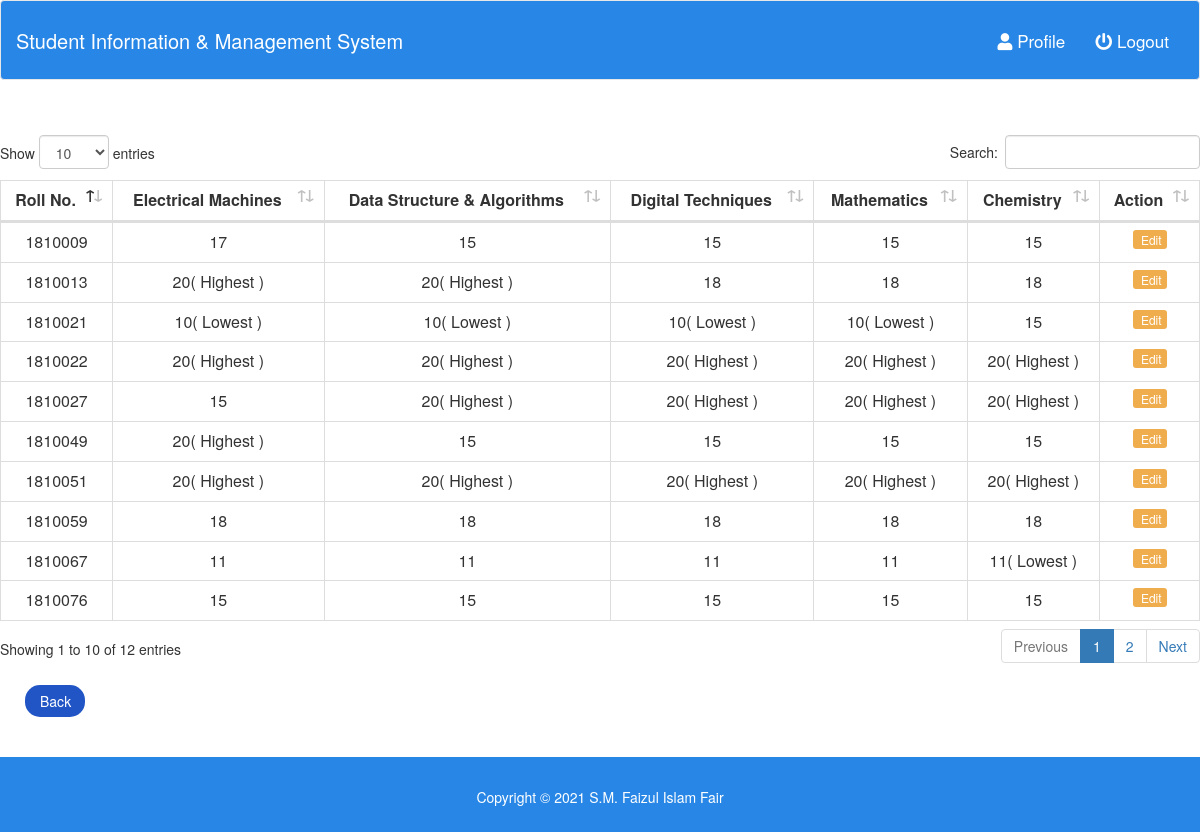
The app's page /admin/ct1display.php (signed in), older data.
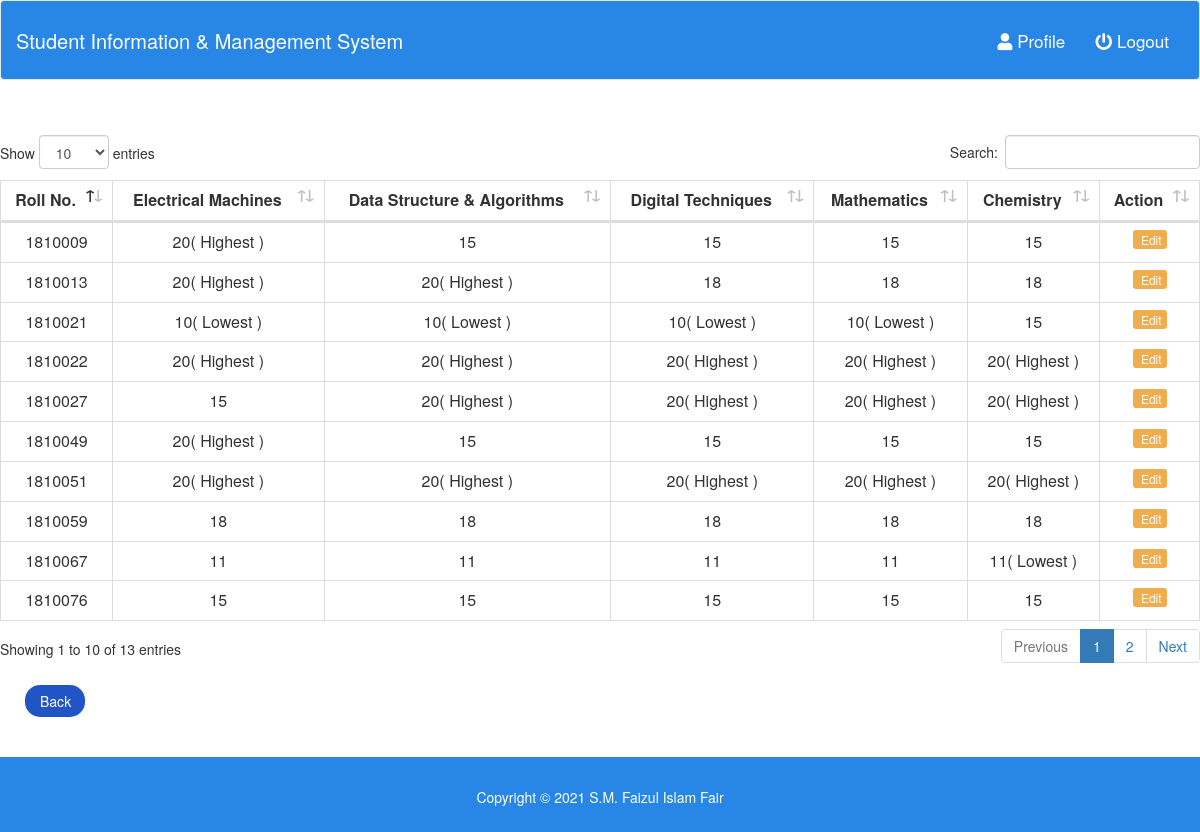
The same page, newer data.
### tables this page shows
CREATE TABLE `student_marks1` (
  `Roll` int(11) NOT NULL,
  `Electrical_Machines` int(11) NOT NULL,
  `Data_Structure_&_Algorithms` int(11) NOT NULL,
  `Digital_Techniques` int(11) NOT NULL,
  `Mathematics` int(11) NOT NULL,
  `Chemistry` int(11) NOT NULL
);

### admin/ct1display.php (the view, shortened to what this page needs)
<?php
require_once './dbcon.php';
?>
<html lang="en">
<head>
  <link rel="stylesheet" href="https://maxcdn.bootstrapcdn.com/bootstrap/3.4.1/css/bootstrap.min.css">
<link rel="stylesheet" type="text/css" href="../fonts/fontawesome-free-5.13.0-web/fontawesome-free-5.13.0-web/css/all.min.css">
<link rel="stylesheet" href="../css/dataTables.bootstrap4.min.css">
<link rel="stylesheet" href="../css/style.css">
<link rel="stylesheet" href="../css/btn.css">
</head>
<body>
<nav style="height:80px; padding-top:15px;" class="navbar navbar-default">
			<div class="container-fluid">
				<div class="navbar-header">
					<a class="navbar-brand" style="color: #fff;" href="index.php">Student Information & Management System</a>
				</div>
				<div class="collapse navbar-collapse" id="bs-example-navbar-collapse-1">
					<ul class="nav navbar-nav navbar-right">
						<li>
							<a href="index.php?page=user-profile" style="color: #fff;">
								<i class="fa fa-user"></i> Profile
							</a>
						</li>
						<li>
							<a href="logout.php" style="color: #fff;">
								<i class="fa fa-power-off"></i> Logout
							</a>
						</li>
					</ul>
				</div>
			</div>
        </nav>
<div style="margin-top:55px;" class="table table-responsive">
<table id="data" class="table table-hover table-bordered">
  <thead>
  <tr>
    <th>Roll No.</th>
    <th>Electrical Machines</th>
    <th>Data Structure & Algorithms</th>
    <th>Digital Techniques</th>
    <th>Mathematics</th>
    <th>Chemistry</th>
    <th>Action</th>
  </tr>
</thead>
<tbody>
<?php
    $db_sinfos = mysqli_query($link, "SELECT * FROM `student_marks1` ");
   $rows = mysqli_fetch_all($db_sinfos, MYSQLI_ASSOC);
   $eletrical_lowest=20;
   $eletrical_highest=0;
   $data_lowest=20;
   $data_highest=0;
   $tech_lowest=20;
   $tech_highest=0;
   $math_lowest=20;
   $math_highest=0;
   $chem_lowest=20;
   $chem_highest=0;
   foreach($rows as $row){
     if($row['Electrical_Machines'] > $eletrical_highest){
        $eletrical_highest = $row['Electrical_Machines'];
     }
     if($row['Electrical_Machines'] < $eletrical_lowest){
        $eletrical_lowest = $row['Electrical_Machines'];
     }
     if($row['Data_Structure_&_Algorithms'] > $data_highest){
        $data_highest = $row['Data_Structure_&_Algorithms'];
     }
     if($row['Data_Structure_&_Algorithms'] < $data_lowest){
      $data_lowest = $row['Data_Structure_&_Algorithms'];
   }
     if($row['Digital_Techniques'] > $tech_highest){
        $tech_highest = $row['Digital_Techniques'];
     }
     if($row['Digital_Techniques'] < $tech_lowest){
        $tech_lowest = $row['Digital_Techniques'];
     }
     if($row['Mathematics'] > $math_highest){
        $math_highest = $row['Mathematics'];
     }
     if($row['Mathematics'] < $math_lowest){
        $math_lowest = $row['Mathematics'];
     }
     if($row['Chemistry'] > $chem_highest){
        $chem_highest = $row['Chemistry'];
     }
     if($row['Chemistry'] < $chem_lowest){
        $chem_lowest = $row['Chemistry'];
     }
   }
  foreach($rows as $row){
?>
  <tr>
    <td><?php echo $row['Roll']; ?></td>
    <td><?php echo $row['Electrical_Machines'] . ($eletrical_highest == $row['Electrical_Machines'] ? "( Highest )" : "" ) . (($eletrical_lowest == $row['Electrical_Machines'] && $eletrical_lowest!=$eletrical_highest) ? "( Lowest )" : "" );  ?></td>
    <td><?php echo $row['Data_Structure_&_Algorithms'] . ($data_highest == $row['Data_Structure_&_Algorithms'] ? "( Highest )" : "" ) . (($data_lowest == $row['Data_Structure_&_Algorithms'] && $data_lowest!=$data_highest) ? "( Lowest )" : "" );  ?></td>
    <td><?php echo $row['Digital_Techniques'] . ($tech_highest == $row['Digital_Techniques'] ? "( Highest )" : "" ) . (($tech_lowest == $row['Digital_Techniques'] && $tech_lowest!=$tech_highest) ? "( Lowest )" : "" );  ?></td>
    <td><?php echo $row['Mathematics'] . ($math_highest == $row['Mathematics'] ? "( Highest )" : "" ) . (($math_lowest == $row['Mathematics'] && $math_lowest!=$math_highest) ? "( Lowest )" : "" );  ?></td>
    <td><?php echo $row['Chemistry'] . ($chem_highest == $row['Chemistry'] ? "( Highest )" : "" ) . (($chem_lowest == $row['Chemistry'] && $chem_lowest!=$chem_highest) ? "( Lowest )" : "" );  ?></td>
    <td>
       <a href="ct1_2103update.php?page=update-student&Roll=<?php echo base64_encode($row['Roll']); ?>" class="btn-xs btn-warning"><i class="fa fa-pencil"></i> Edit</a>
    </td>
  </tr>
<?php
  }
?>
</tbody>
</table>
</div>
<br>
<a href="class-test.php"><button style="margin-left:25px;" class="btn btn-primary">Back</button></a>
<br> <br> <br>
<footer class="footer-area">
			<p>Copyright &COPY; 2021 S.M. Faizul Islam Fair</p>
</footer>
</body>
</html>

### css/style.css (style rules this page uses)
body { padding: 0; margin: 0; box-sizing: border-box; overflow-x: hidden; }
.footer-area { background: #2887e6; text-align: center; padding: 30px 0; color: #fff; height: 75px; }
.footer-area p { margin: 0; }

### css/btn.css (style rules this page uses)
.btn-primary, .btn-primary:active, .btn-primary:visited { background-color: #2155c5; color: white; border-radius: 15px; border:none; transition: 0.2s; font-weight: 450; padding-left: 15px; padding-right: 15px; }
.navbar, .navbar-default, .navbar-brand { background-color: #2887e6; color: #fff; }
.navbar-nav>li>a { padding-top: 15px; font-size: 17px; }
.navbar-brand { float: left; height: 50px; padding: 15px 15px; font-size: 20px; line-height: 20px; }
.table { margin: auto; }
.table > tbody > tr > td, .table > tbody > tr > th, .table > tfoot > tr > td, .table > tfoot > tr > th, .table > thead > tr > td, .table > thead > tr > th { margin-top: 10px; text-align: center; }
.table-responsive { margin-top: 20px; }

### admin/ct1display.php (style rules this page uses)
.btn-primary, .btn-primary:active, .btn-primary:visited { width: 60px; background-color: #2155c5; color: white; border-radius: 15px; border:none; transition: 0.2s; font-weight: 450; padding-left: 15px; padding-right: 15px; height: 32px; }

Row changes from the older to the newer data that the page shows:
changed student_marks1 id 1810009: Electrical_Machines "17" → "20"; now shows "( Highest )"
Text that changed along with them:
text written by a page script: "Show entries Search: Showing 1 to 10 of 12 entries Previous 1 2 Next" → "Show entries Search: Showing 1 to 10 of 13 entries Previous 1 2 Next"
